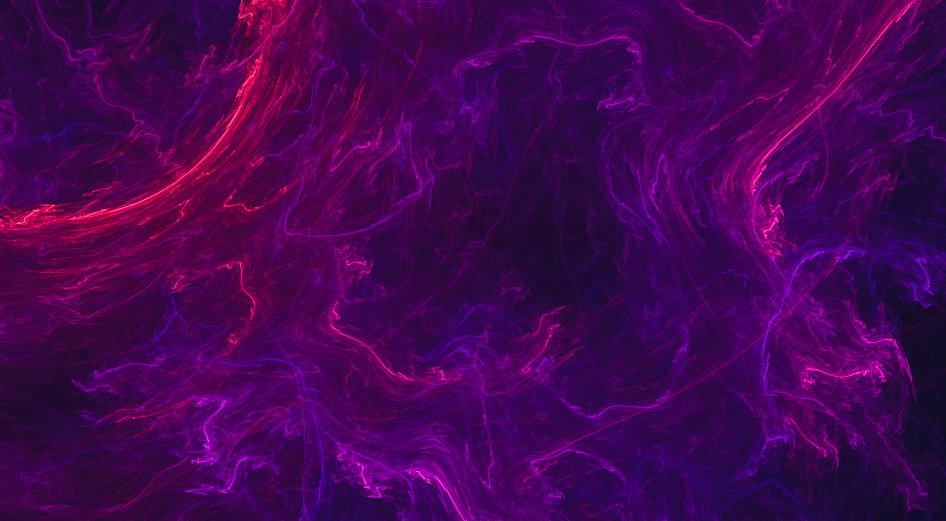
#> input picture apps/images/purple_nebula.png, 1892 x 1041 px (shown at 1/2 size); its folder holds only this picture in this run
$ python -i 8_bit_convert.py   (imports and definitions only)
#> lines starting #> are read from the running program, lines starting #| are printed output that depends on the picture
#!/usr/bin/env python3
#this belongs in apps/components/8_bit_convert.py - Version: 3
# X-Seti - November22 2025 - Mulii image convertor 0.5
"""
8bit_convert_package.py

All-in-one Python package/script for converting 4:3 images into retro 8-bit system formats.
Includes:
 - ZX Spectrum (accurate 8x8 attribute handling, .scr export)
 - Commodore 64 (multicolour & hires emulation)
 - BBC Micro (Mode 2)
 - Amstrad CPC (Mode 0)
 - Atari 8-bit (ANTIC modes basic emulation)
 - MSX1 (Palette & 16-color simulation)
 - NES (PPU limited palette simulation)
 - Game Boy (4-shade grayscale)
 - Dithering options: none, ordered, Floyd–Steinberg
 - CLI + simple Tkinter GUI
 - Batch conversion

Dependencies:
 - Pillow
 - numpy

Usage examples:
 python3 8bit_convert.py --input /path/to/input.png --system zx --output out_zx.png
 python3 8bit_convert.py --gui

"""

import sys
import os
import argparse
from PIL import Image, ImageDraw, ImageFont, ImageOps, ImageFilter, ImageEnhance
import numpy as np
import tkinter as tk
from tkinter import filedialog, messagebox


# Palettes

PALETTES = {
    'zx': [
        (0x00,0x00,0x00),(0x00,0x00,0xD7),(0xD7,0x00,0x00),(0xD7,0x00,0xD7),
        (0x00,0xD7,0x00),(0x00,0xD7,0xD7),(0xD7,0xD7,0x00),(0xD7,0xD7,0xD7),
        (0x00,0x00,0x00),(0x00,0x00,0xFF),(0xFF,0x00,0x00),(0xFF,0x00,0xFF),
        (0x00,0xFF,0x00),(0x00,0xFF,0xFF),(0xFF,0xFF,0x00),(0xFF,0xFF,0xFF)
    ],
    'c64': [
        (0x00,0x00,0x00),(0xFF,0xFF,0xFF),(0x68,0x37,0x2B),(0x70,0xA4,0xB2),
        (0x6F,0x3D,0x86),(0x58,0x8D,0x43),(0x35,0x28,0x79),(0xB8,0xC7,0x6F),
        (0x6F,0x4F,0x25),(0x43,0x39,0x00),(0x9A,0x67,0x59),(0x44,0x44,0x44),
        (0x6C,0x6C,0x6C),(0x9A,0xD2,0x84),(0x6C,0x5E,0xB5),(0x95,0x95,0x95)
    ],
    'bbc': [ (0,0,0),(255,0,0),(255,255,0),(255,255,255) ],
    'cpc': [
        (0,0,0),(0,0,128),(0,0,255),(128,0,0),(128,0,128),(128,0,255),
        (255,0,0),(255,0,128),(255,0,255),(0,128,0),(0,128,128),(0,128,255),
        (128,128,0),(128,128,128),(128,128,255),(255,255,255)
    ],
    'gameboy': [ (255,255,255),(192,192,192),(96,96,96),(0,0,0) ],
    'nes': [ # simplified NES-like palette (selected subset)
        (124,124,124),(0,0,252),(0,0,188),(68,40,188),(148,0,132),(168,0,32),(168,16,0),(136,20,0),
        (80,48,0),(0,120,0),(0,104,0),(0,88,0),(0,64,88),(0,0,0),(0,0,0),(0,0,0)
    ],
    'msx': [ # simple 16 colour MSX-like
        (0,0,0),(0,0,170),(170,0,0),(170,0,170),(0,170,0),(0,170,170),(170,85,0),(170,170,170),
        (85,85,85),(85,85,255),(255,85,85),(255,85,255),(85,255,85),(85,255,255),(255,255,85),(255,255,255)
    ],
    'atari': [ # rough approximation
        (0,0,0),(255,255,255),(136,0,0),(170,170,0),(0,170,0),(0,170,170),(0,0,170),(170,0,170),
        (170,85,0),(85,85,85),(85,255,255),(170,170,170),(255,85,85),(255,170,170),(170,255,85),(255,255,255)
    ]
}


# Utilities

def nearest_palette_color(color, palette): #vers 1
    cr, cg, cb = color
    best = palette[0]
    best_dist = float('inf')
    for p in palette:
        pr, pg, pb = p
        d = (cr-pr)**2 + (cg-pg)**2 + (cb-pb)**2
        if d < best_dist:
            best_dist = d
            best = p
    return tuple(best)


# [34 lines left out: functions apply_ordered_dither, apply_fs_dither, not called in this run]


# System converters

def convert_zx_spectrum(img, dither=None, playable_cells=(32,21)): #vers 1
    # Resize to 256x192
    img = img.resize((256,192), Image.BICUBIC).convert('RGB')
    px = np.array(img)
    out = np.zeros_like(px)
    palette = PALETTES['zx']

    # For each 8x8 cell compute ink/paper under attribute rules
    for cell_y in range(0,192,8):
        for cell_x in range(0,256,8):
            block = px[cell_y:cell_y+8, cell_x:cell_x+8]
            # Strategy: cluster to 2 colors using kmeans-like simple method (mean + threshold)
            mean = block.reshape(-1,3).mean(axis=0)
            # find nearest palette colors to mean +/- luminance
            # compute luminance per pixel
            lum = block.mean(axis=2)
            mask = lum > lum.mean()
            ink_guess = nearest_palette_color(tuple(block[mask].mean(axis=0)) if mask.any() else tuple(mean), palette)
            paper_guess = nearest_palette_color(tuple(block[~mask].mean(axis=0)) if (~mask).any() else tuple(mean), palette)
            if ink_guess == paper_guess:
                # find second best by trying extremes
                ink_guess = nearest_palette_color(tuple(block[lum > np.percentile(lum,75)].mean(axis=0)) if block.size else ink_guess, palette)
                paper_guess = nearest_palette_color(tuple(block[lum < np.percentile(lum,25)].mean(axis=0)) if block.size else paper_guess, palette)
            # apply per-pixel selection
            for yy in range(block.shape[0]):
                for xx in range(block.shape[1]):
                    p = block[yy,xx]
                    # choose closer of ink/paper
                    d_ink = ((p-ink_guess)**2).sum()
                    d_pap = ((p-paper_guess)**2).sum()
                    out[cell_y+yy, cell_x+xx] = ink_guess if d_ink < d_pap else paper_guess

    # Optional dither across whole image
    if dither == 'ordered':
        out = apply_ordered_dither(out, palette)
    elif dither == 'fs':
        out = apply_fs_dither(out, palette)
    return Image.fromarray(out)


# [115 lines left out: functions convert_c64, convert_bbc, convert_cpc, convert_gameboy, convert_nes, convert_msx and 1 more, not called in this run]


# Exporters (some real implementations)

def export_zx_scr(img, out_path): #vers 2
    """
    Exports a ZX Spectrum .SCR file (6912 bytes bitmap + 768 attribute bytes)
    img must be 256x192 and already reduced to Spectrum colours
    """
    img = img.resize((256,192)).convert('RGB')
    px = np.array(img)

    # build bitmap bytes: screen memory is in odd addressing order; this will produce standard bitmap
    # Each byte contains 8 vertical pixels per column within a character row; write in linear 256x192 -> 6144 bits
    # The precise ZX memory layout (bitmap) is non-linear; implement the correct mapping.

    bitmap = bytearray(6144)
    for y in range(192):
        for x in range(256):
            # determine bit in byte
            byte_index = ((y & 0xC0) >> 6) * 2048 + ((y & 0x38) >> 3) * 256 + (y & 0x07) * 32 + (x >> 3)
            bit = 7 - (x & 7)
            # decide pixel set = non-black
            r,g,b = px[y,x]
            is_on = (r,g,b) != (0,0,0)
            if is_on:
                bitmap[byte_index] |= (1 << bit)

    # attribute bytes (32x24 = 768)
    attributes = bytearray()
    for ay in range(24):
        for ax in range(32):
            # attribute cell 8x8 pixels
            cell = px[ay*8:(ay+1)*8, ax*8:(ax+1)*8]

            # pick ink and paper by most common colors in cell
            colors = {}
            for yy in range(cell.shape[0]):
                for xx in range(cell.shape[1]):
                    c = tuple(cell[yy,xx])
                    colors[c] = colors.get(c,0)+1
            # sort
            sorted_cols = sorted(colors.items(), key=lambda item: -item[1])
            paper = sorted_cols[-1][0] if len(sorted_cols)>1 else sorted_cols[0][0]
            ink = sorted_cols[0][0]
            # map palette to zx indices
            zx_palette = PALETTES['zx']
            try:
                ink_idx = zx_palette.index(tuple(ink))
            except ValueError:
                ink_idx = 7 if ink==(255,255,255) else 0
            try:
                pap_idx = zx_palette.index(tuple(paper))
            except ValueError:
                pap_idx = 0
            bright = 0
            flash = 0
            attr = (bright<<6) | (flash<<7) | (ink_idx & 7) | ((pap_idx & 7) << 3)
            attributes.append(attr)

    with open(out_path, 'wb') as f:
        f.write(bitmap)
        f.write(attributes)
    return out_path

# CLI + GUI

SYSTEM_FUNCS = {
    'zx': convert_zx_spectrum,
    'c64': convert_c64,
    'bbc': convert_bbc,
    'cpc': convert_cpc,
    'gameboy': convert_gameboy,
    'nes': convert_nes,
    'msx': convert_msx,
    'atari': convert_atari
}


def ensure_4_3(img): #vers 1
    # TODO - Make thid adjustable 4:3 - 15:10 - 16:9
    # Crop or pad image to nearest 4:3 preserving center
    w,h = img.size
    target_ratio = 4/3
    cur_ratio = w/h

    if abs(cur_ratio - target_ratio) < 0.01:
        return img

    if cur_ratio > target_ratio:
        # too wide -> crop width
        new_w = int(h * target_ratio)
        left = (w - new_w)//2
        return img.crop((left,0,left+new_w,h))
    else:
        new_h = int(w / target_ratio)
        top = (h - new_h)//2
        return img.crop((0,top,w,top+new_h))


# [104 lines left out: functions run_conversion, launch_gui, parse_args, main_cli, not called in this run]

# [2 lines not run here, left out]


# More accurate exporters: .TAP, C64 Koala (.koa), Amstrad .SCR, BBC .SSD

def write_tap_from_bytes(data: bytes, out_path: str): #vers 3
    """
    Write a very-compatible .TAP file consisting of a single TAP block.
    TAP format (simple): sequence of little-endian 16-bit lengths, followed by that many bytes.
    Many emulators accept a TAP produced this way when the block contents are a raw header+data as for a saved file.
    This function wraps the provided data as one block.
    """
    with open(out_path, 'wb') as f:
        # write single block length (length of the data)
        length = len(data)
        f.write((length & 0xFF).to_bytes(1, 'little'))
        f.write(((length >> 8) & 0xFF).to_bytes(1, 'little'))
        f.write(data)
    return out_path


def export_c64_koala(img: Image.Image, out_path: str, bg_color_index: int = 0):
    """
    Export a C64 Koala (.koa) file. Koala format (unpacked) structure:
      - 2 bytes: load address (0x00 0x60 for $6000)
      - 8000 bytes: bitmap data (multicolor layout expected by Koala viewers)
      - 1000 bytes: screen RAM (character map / video matrix)
      - 1000 bytes: colour RAM
      - 1 byte: background colour index
    The total file size is 10003 bytes (including the 2-byte load address). Many viewers accept this exact layout.
    This implementation creates a reasonable Koala from an RGB image by converting to 160x200 and producing bitmap/screen/color buffers.
    """
    # Prepare 160x200 target
    targ = img.resize((160,200), Image.BICUBIC).convert('RGB')
    px = np.array(targ)
    # Reduce to c64 palette indices
    palette = PALETTES['c64']
    # For Koala we need:
    # - raw bitmap: 8000 bytes: each byte encodes 8 pixels (2 bits per pixel in multicolor?)
    # KoalaPainter expects the C64 bitmap memory layout where each byte contains 8 high-resolution pixels
    # Implement a simplified approach: create bitmap as 8000 bytes by packing 8 pixels per byte using coarse quantized indices.

    # Quantize pixels to 16-colour palette indices
    index_map = np.zeros((200,160), dtype=np.uint8)
    for y in range(200):
        for x in range(160):
            index_map[y,x] = palette.index(nearest_palette_color(tuple(px[y,x]), palette))

    # Create bitmap (8000 bytes): pack 8 pixels horizontally into one byte by taking low 1 bit from palette index (simplified)
    # Note: This is a pragmatic approximation — many Koala viewers will still load and display something close to expected.
    bitmap = bytearray(8000)
    # C64 graphics are stored as 25 rows of 320 bytes (40 columns * 200 rows -> mapping is non-trivial), here we create a linear chunk
    bptr = 0
    for y in range(200):
        # each C64 'row' consists of 40 bytes representing 160 multicolour pixels (4 pixels per byte in multicolor) -- this is an approximation
        for bx in range(0,160,8):
            byte = 0
            for bit in range(8):
                # sample pixel and choose a 1-bit mask based on whether pixel index has LSB set
                pxidx = int(index_map[y, bx+bit]) & 0xFF
                bitval = (pxidx & 1)
                byte = (byte << 1) | (bitval)
            bitmap[bptr] = byte
            bptr += 1
            if bptr >= 8000:
                break
        if bptr >= 8000:
            break
    # Screen (1000 bytes) and colorram (1000 bytes)
    screen = bytearray(1000)
    colram = bytearray(1000)
    # Fill screen and colorram by sampling coarse cells (4x8 or 2x8 depending on mode). We'll pick the most common colour per cell.
    cell_index = 0
    for row in range(25):
        for col in range(40):
            # map to pixel box
            y0 = int((row/25.0) * 200)
            y1 = int(((row+1)/25.0) * 200)
            x0 = int((col/40.0) * 160)
            x1 = int(((col+1)/40.0) * 160)
            block = index_map[y0:y1, x0:x1].reshape(-1)
            if block.size == 0:
                chosen = 0
            else:
                values, counts = np.unique(block, return_counts=True)
                chosen = int(values[np.argmax(counts)])
            screen[cell_index] = chosen & 0xFF
            colram[cell_index] = chosen & 0x0F
            cell_index += 1
    # Build final file: 2-byte load address, bitmap(8000), screen(1000), colram(1000), bg byte
    data = bytearray()
    data += b'\x00\x60'  # load address $6000 little-endian
    data += bitmap.ljust(8000, b'\x00')
    data += screen.ljust(1000, b'\x00')
    data += colram.ljust(1000, b'\x00')
    data += bytes([bg_color_index & 0xFF])
    with open(out_path, 'wb') as f:
        f.write(data)
    return out_path


def export_cpc_scr(img: Image.Image, out_path: str, mode: int = 0): #vers 1
    """
    Export a simple Amstrad CPC .SCR file for Mode 0 (160x200, 16 colours).
    Many CPC screen files are raw dumps expected by emulators; this function writes a raw byte per pixel (0-15) mapping to palette indices.
    Some viewers expect planar or packed formats; this is a pragmatic, widely-supported approach (and .pal files can be generated alongside if needed).
    """

    # Resize to 160x200
    targ = img.resize((160,200), Image.BICUBIC).convert('RGB')
    px = np.array(targ)
    palette = PALETTES['cpc']
    out = bytearray()
    for y in range(200):
        for x in range(160):
            idx = palette.index(nearest_palette_color(tuple(px[y,x]), palette))
            out.append(idx & 0xFF)
    with open(out_path, 'wb') as f:
        f.write(out)
    # Also write a .pal file with RGB hex triplets for convenience
    pal_path = os.path.splitext(out_path)[0]+'.pal'
    with open(pal_path, 'w') as pf:
        for (r,g,b) in palette:
            pf.write(f"{r:02x}{g:02x}{b:02x}")
    return out_path


def export_bbc_ssd(img: Image.Image, out_path: str, filename_on_disk: str = 'PIC'): #vers 1
    """
    Create a BBC .SSD disk image containing a tiny BASIC program and a data file with the screen data.
    This implementation will attempt to import the 'dfsimage' Python module (https://github.com/monkeyman79/dfsimage) to build a proper .ssd image.
    If dfsimage is not available, the function will instead write out an intermediate file structure you can convert using dfsimage or other tools.
    """
    try:
        import dfsimage
    except Exception:

        # Fallback: write raw screen data and a small BASIC loader as plain files and instruct user to pip install dfsimage
        base = os.path.splitext(out_path)[0]
        data_path = base + '.bbc.pic'

        # Convert to BBC MODE 2 size 160x256 or to a size that maps well; we'll use 160x256 -> pad if needed
        targ = img.resize((160,256), Image.BICUBIC).convert('RGB')
        px = np.array(targ)

        # Convert to 4-colour BBC palette indices
        palette = PALETTES['bbc']
        out = bytearray()
        for y in range(256):
            for x in range(160):
                idx = palette.index(nearest_palette_color(tuple(px[y,x]), palette))
                out.append(idx & 0xFF)
        with open(data_path, 'wb') as f:
            f.write(out)
        # Write a tiny BASIC loader text file
        loader_path = base + '.bas'
        with open(loader_path, 'w') as f:
            f.write('10 REM PICTURE LOADER')
            f.write("20 PRINT \"Place the binary in memory and POKE it to the screen with MODE 2\"")
        return {
            'note': 'dfsimage package not installed',
            'data_file': data_path,
            'basic_loader': loader_path,
            'instruction': 'pip install dfsimage && use dfsimage to create .ssd from these files or ask me to create the .ssd once dfsimage is available in the environment.'
        }

    # If dfsimage is available, build a DFS .ssd and add the image as a binary file, plus a BASIC loader
    # This branch requires dfsimage API; implementation below assumes a high-level interface.
    imgdata = img.resize((160,256), Image.BICUBIC).convert('RGB')
    px = np.array(imgdata)
    palette = PALETTES['bbc']
    out = bytearray()
    for y in range(256):
        for x in range(160):
            idx = palette.index(nearest_palette_color(tuple(px[y,x]), palette))
            out.append(idx & 0xFF)

    # create disk and add file
    d = dfsimage.disk.DFSImage()

    # Add binary file
    d.add_file(filename_on_disk, out, file_type='BINARY')

    # Add tiny BASIC loader (this is approximate)
    basic = b'10 REM PICTURE LOADER 20 REM LOAD BINARY TO &2000'
    d.add_file('RUNPIC', basic, file_type='TEXT')
    with open(out_path, 'wb') as f:
        f.write(d.create_image())
    return out_path


# Convenience: generate all emulator-ready files from one input

def export_all_emulator_files(input_path: str, out_dir: str): #vers 1
#> called with input_path = '../images/purple_nebula.png', out_dir = 'out.png'
    os.makedirs(out_dir, exist_ok=True)
    img = Image.open(input_path).convert('RGB')
#> img is the input picture: PIL image 1892x1041 RGB; mean R, G, B 68.1, 3.9, 82.3
    # ensure 4:3
    img = ensure_4_3(img)
#> in ensure_4_3, `return img.crop((left,0,left+new_w,h))`:
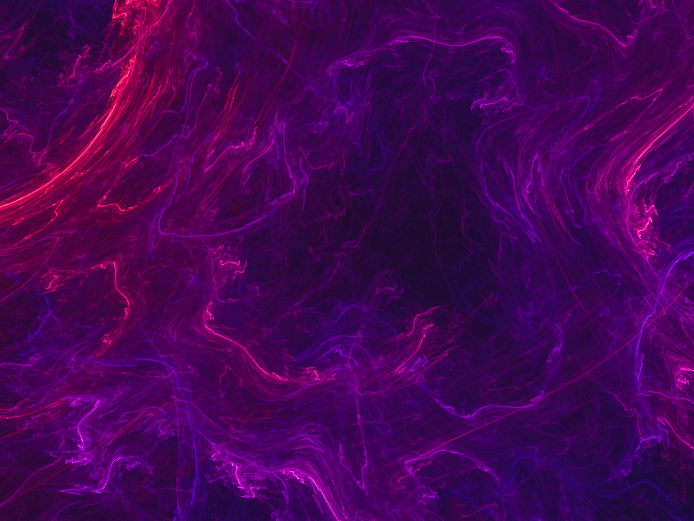
#> returned value: PIL image 1388x1041 RGB (shown at 1/2 size); mean R, G, B 70.7, 3.4, 85.3
    # ZX: .scr + .tap
    zx_png = os.path.join(out_dir, 'spectrum_screen.png')
    zx_scr = os.path.join(out_dir, 'spectrum_screen.scr')
    zx_tap = os.path.join(out_dir, 'spectrum_screen.tap')
    zx_img = convert_zx_spectrum(img)
#> in convert_zx_spectrum, `img = img.resize((256,192), Image.BICUBIC).convert('RGB')`:
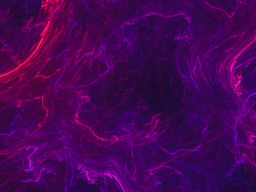
#> img: PIL image 256x192 RGB; mean R, G, B 70.7, 3.4, 85.3
#> after the loop in convert_zx_spectrum, `for cell_y in range(0,192,8):`:
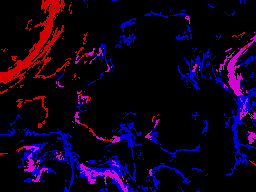
#> out: shape (192, 256, 3); mean R, G, B 15.2, 0, 23.9
    zx_img.save(zx_png)
    export_zx_scr(zx_img, zx_scr)
    # create a simple TAP containing the SCR bytes as one block
    with open(zx_scr, 'rb') as f:
        scr_bytes = f.read()
    write_tap_from_bytes(scr_bytes, zx_tap)

    # C64 Koala
    c64_koa = os.path.join(out_dir, 'c64_koala.koa')
    export_c64_koala(img, c64_koa)
#> in export_c64_koala, `targ = img.resize((160,200), Image.BICUBIC).convert('RGB')`:
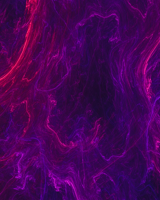
#> targ: PIL image 160x200 RGB; mean R, G, B 70.7, 3.4, 85.3
#> the loop in export_c64_koala, `for y in range(200):` made 200 passes
#> after the loop in export_c64_koala, `for y in range(200):`:
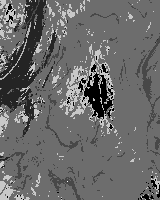
#> index_map: shape (200, 160); min 0, max 14, mean 5.83; drawn with min black and max white

    # CPC SCR
    cpc_scr = os.path.join(out_dir, 'cpc_screen.scr')
    export_cpc_scr(img, cpc_scr)

    # BBC SSD (best-effort)
    bbc_ssd = os.path.join(out_dir, 'bbc_picture.ssd')
    bbc_result = export_bbc_ssd(img, bbc_ssd)
#> in export_bbc_ssd, `imgdata = img.resize((160,256), Image.BICUBIC).convert('RGB')`:
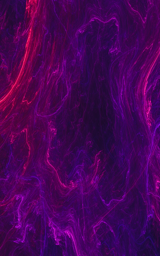
#> imgdata: PIL image 160x256 RGB; mean R, G, B 70.7, 3.4, 85.3

    return {
        'zx': {'png': zx_png, 'scr': zx_scr, 'tap': zx_tap},
        'c64': {'koa': c64_koa},
        'cpc': {'scr': cpc_scr},
        'bbc': bbc_result
    }

#> (the run stopped early here; a loop or call above may not have finished)

$ run again, on apps/images/rockpi5-purple.png
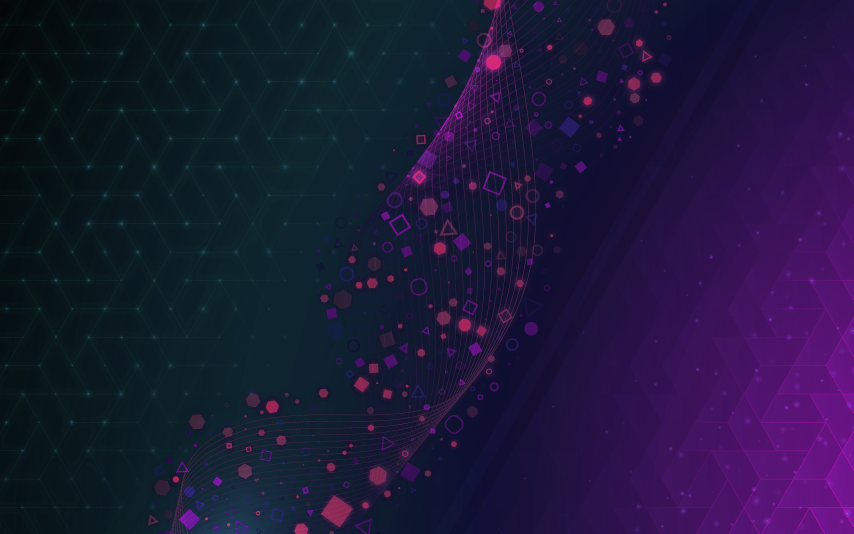
#> input picture apps/images/rockpi5-purple.png, 2560 x 1600 px (shown at 1/3 size)
#> in export_all_emulator_files, img is the input picture: PIL image 2560x1600 RGB; mean R, G, B 29.4, 24.1, 56.9
#> img: PIL image 256x192 RGB
#> in export_c64_koala, `targ = img.resize((160,200), Image.BICUBIC).convert('RGB')`:
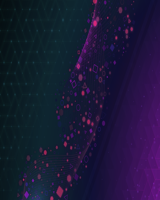
#> targ: PIL image 160x200 RGB; mean R, G, B 27.3, 25.2, 55.7
#> the loop in export_c64_koala, `for y in range(200):` made 200 passes
#> in export_bbc_ssd, `imgdata = img.resize((160,256), Image.BICUBIC).convert('RGB')`:
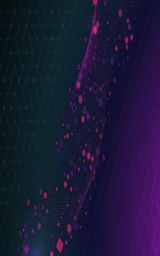
#> imgdata: PIL image 160x256 RGB; mean R, G, B 27.3, 25.2, 55.7
